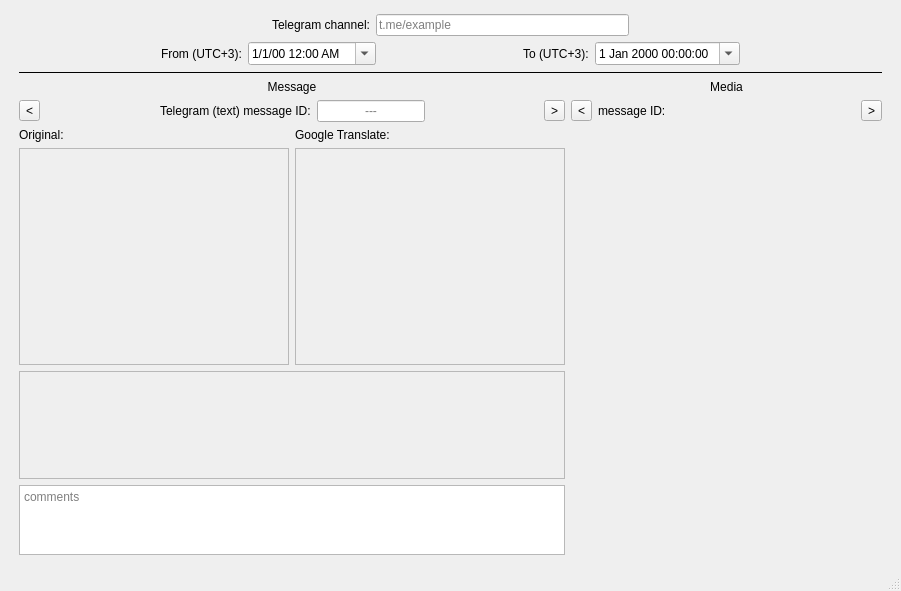
<?xml version="1.0" encoding="UTF-8"?>
<ui version="4.0">
 <class>MainWindow</class>
 <widget class="QMainWindow" name="MainWindow">
  <property name="geometry">
   <rect>
    <x>0</x>
    <y>0</y>
    <width>901</width>
    <height>591</height>
   </rect>
  </property>
  <property name="focusPolicy">
   <enum>Qt::StrongFocus</enum>
  </property>
  <property name="windowTitle">
   <string>MainWindow</string>
  </property>
  <widget class="QWidget" name="centralwidget">
   <layout class="QGridLayout" name="gridLayout">
    <item row="1" column="2">
     <layout class="QGridLayout" name="Main_layout" rowstretch="0,0,0,0,0,0,10,5,2" columnstretch="0,0,5">
      <property name="leftMargin">
       <number>10</number>
      </property>
      <property name="topMargin">
       <number>5</number>
      </property>
      <property name="rightMargin">
       <number>10</number>
      </property>
      <property name="bottomMargin">
       <number>5</number>
      </property>
      <item row="5" column="0">
       <widget class="QLabel" name="orig_lbl">
        <property name="text">
         <string>Original:</string>
        </property>
       </widget>
      </item>
      <item row="4" column="0" colspan="2">
       <layout class="QHBoxLayout" name="msg_info_layout" stretch="0,10,0,0,10,0">
        <item>
         <widget class="QToolButton" name="prev_msg_btn">
          <property name="text">
           <string>&lt;</string>
          </property>
         </widget>
        </item>
        <item>
         <spacer name="horizontalspacer1_msginfo">
          <property name="orientation">
           <enum>Qt::Horizontal</enum>
          </property>
          <property name="sizeHint" stdset="0">
           <size>
            <width>40</width>
            <height>20</height>
           </size>
          </property>
         </spacer>
        </item>
        <item>
         <widget class="QLabel" name="msg_ids_lbl">
          <property name="text">
           <string>Telegram (text) message ID:</string>
          </property>
         </widget>
        </item>
        <item>
         <widget class="QLineEdit" name="msg_id">
          <property name="alignment">
           <set>Qt::AlignCenter</set>
          </property>
          <property name="placeholderText">
           <string>---</string>
          </property>
         </widget>
        </item>
        <item>
         <spacer name="horizontalspacer3_msginfo">
          <property name="orientation">
           <enum>Qt::Horizontal</enum>
          </property>
          <property name="sizeHint" stdset="0">
           <size>
            <width>40</width>
            <height>20</height>
           </size>
          </property>
         </spacer>
        </item>
        <item>
         <widget class="QToolButton" name="next_msg_btn">
          <property name="text">
           <string>&gt;</string>
          </property>
         </widget>
        </item>
       </layout>
      </item>
      <item row="0" column="0" colspan="3">
       <layout class="QHBoxLayout" name="chnl_layout">
        <item>
         <spacer name="left_chnl_spacer">
          <property name="orientation">
           <enum>Qt::Horizontal</enum>
          </property>
          <property name="sizeHint" stdset="0">
           <size>
            <width>40</width>
            <height>20</height>
           </size>
          </property>
         </spacer>
        </item>
        <item>
         <widget class="QLabel" name="chnl_lbl">
          <property name="maximumSize">
           <size>
            <width>16777215</width>
            <height>25</height>
           </size>
          </property>
          <property name="text">
           <string>Telegram channel:</string>
          </property>
         </widget>
        </item>
        <item>
         <widget class="QLineEdit" name="chnl">
          <property name="styleSheet">
           <string notr="true"/>
          </property>
          <property name="placeholderText">
           <string>t.me/example</string>
          </property>
         </widget>
        </item>
        <item>
         <spacer name="right_chnl_spacer">
          <property name="orientation">
           <enum>Qt::Horizontal</enum>
          </property>
          <property name="sizeHint" stdset="0">
           <size>
            <width>40</width>
            <height>20</height>
           </size>
          </property>
         </spacer>
        </item>
       </layout>
      </item>
      <item row="3" column="2" rowspan="6">
       <layout class="QVBoxLayout" name="media_layout" stretch="0,0,5">
        <item>
         <widget class="QLabel" name="media_lbl">
          <property name="text">
           <string>Media</string>
          </property>
          <property name="alignment">
           <set>Qt::AlignCenter</set>
          </property>
         </widget>
        </item>
        <item>
         <layout class="QHBoxLayout" name="media_info_layout">
          <item>
           <widget class="QToolButton" name="prev_media_btn">
            <property name="text">
             <string>&lt;</string>
            </property>
           </widget>
          </item>
          <item>
           <widget class="QLabel" name="media_id_lbl">
            <property name="text">
             <string>message ID:</string>
            </property>
           </widget>
          </item>
          <item>
           <widget class="QLabel" name="media_id">
            <property name="text">
             <string/>
            </property>
           </widget>
          </item>
          <item>
           <widget class="QToolButton" name="next_media_btn">
            <property name="text">
             <string>&gt;</string>
            </property>
           </widget>
          </item>
         </layout>
        </item>
        <item>
         <widget class="QStackedWidget" name="media_box">
          <property name="currentIndex">
           <number>1</number>
          </property>
          <widget class="QWidget" name="label">
           <layout class="QVBoxLayout" name="verticalLayout">
            <item>
             <widget class="QLabel" name="label_2">
              <property name="text">
               <string/>
              </property>
             </widget>
            </item>
           </layout>
          </widget>
          <widget class="Media_Player" name="movie"/>
         </widget>
        </item>
       </layout>
      </item>
      <item row="7" column="0" colspan="2">
       <widget class="QScrollArea" name="tag_scroll_area">
        <property name="horizontalScrollBarPolicy">
         <enum>Qt::ScrollBarAlwaysOff</enum>
        </property>
        <property name="widgetResizable">
         <bool>true</bool>
        </property>
        <widget class="QWidget" name="scrollAreaWidgetContents_3">
         <property name="geometry">
          <rect>
           <x>0</x>
           <y>0</y>
           <width>548</width>
           <height>88</height>
          </rect>
         </property>
         <layout class="QGridLayout" name="gridLayout_2"/>
        </widget>
       </widget>
      </item>
      <item row="1" column="0" colspan="3">
       <layout class="QHBoxLayout" name="date_rng_layout">
        <item>
         <spacer name="left_date_rng_spacer">
          <property name="orientation">
           <enum>Qt::Horizontal</enum>
          </property>
          <property name="sizeHint" stdset="0">
           <size>
            <width>40</width>
            <height>20</height>
           </size>
          </property>
         </spacer>
        </item>
        <item>
         <widget class="QLabel" name="date_from_lbl">
          <property name="maximumSize">
           <size>
            <width>16777215</width>
            <height>25</height>
           </size>
          </property>
          <property name="text">
           <string>From (UTC+3):</string>
          </property>
         </widget>
        </item>
        <item>
         <widget class="QDateTimeEdit" name="date_from">
          <property name="displayFormat">
           <string>M/d/yy h:mm AP</string>
          </property>
          <property name="calendarPopup">
           <bool>true</bool>
          </property>
         </widget>
        </item>
        <item>
         <spacer name="center_date_rng_spacer">
          <property name="orientation">
           <enum>Qt::Horizontal</enum>
          </property>
          <property name="sizeHint" stdset="0">
           <size>
            <width>40</width>
            <height>20</height>
           </size>
          </property>
         </spacer>
        </item>
        <item>
         <widget class="QLabel" name="date_to_lbl">
          <property name="maximumSize">
           <size>
            <width>16777215</width>
            <height>25</height>
           </size>
          </property>
          <property name="text">
           <string>To (UTC+3):</string>
          </property>
         </widget>
        </item>
        <item>
         <widget class="QDateTimeEdit" name="date_to">
          <property name="calendarPopup">
           <bool>true</bool>
          </property>
         </widget>
        </item>
        <item>
         <spacer name="right_date_rng_spacer">
          <property name="orientation">
           <enum>Qt::Horizontal</enum>
          </property>
          <property name="sizeHint" stdset="0">
           <size>
            <width>40</width>
            <height>20</height>
           </size>
          </property>
         </spacer>
        </item>
       </layout>
      </item>
      <item row="6" column="1">
       <widget class="QScrollArea" name="trans_scroll">
        <property name="minimumSize">
         <size>
          <width>270</width>
          <height>0</height>
         </size>
        </property>
        <property name="widgetResizable">
         <bool>true</bool>
        </property>
        <property name="alignment">
         <set>Qt::AlignLeading|Qt::AlignLeft|Qt::AlignTop</set>
        </property>
        <widget class="QWidget" name="scrollAreaWidgetContents">
         <property name="geometry">
          <rect>
           <x>0</x>
           <y>0</y>
           <width>268</width>
           <height>177</height>
          </rect>
         </property>
        </widget>
       </widget>
      </item>
      <item row="6" column="0">
       <widget class="QScrollArea" name="orig_scroll">
        <property name="minimumSize">
         <size>
          <width>270</width>
          <height>0</height>
         </size>
        </property>
        <property name="frameShadow">
         <enum>QFrame::Sunken</enum>
        </property>
        <property name="widgetResizable">
         <bool>true</bool>
        </property>
        <property name="alignment">
         <set>Qt::AlignLeading|Qt::AlignLeft|Qt::AlignTop</set>
        </property>
        <widget class="QWidget" name="scrollAreaWidgetContents_2">
         <property name="geometry">
          <rect>
           <x>0</x>
           <y>0</y>
           <width>268</width>
           <height>177</height>
          </rect>
         </property>
        </widget>
       </widget>
      </item>
      <item row="8" column="0" colspan="2">
       <widget class="QPlainTextEdit" name="comment_box">
        <property name="maximumBlockCount">
         <number>0</number>
        </property>
        <property name="placeholderText">
         <string>comments</string>
        </property>
       </widget>
      </item>
      <item row="3" column="0" colspan="2">
       <widget class="QLabel" name="msg_lbl">
        <property name="text">
         <string>Message</string>
        </property>
        <property name="alignment">
         <set>Qt::AlignCenter</set>
        </property>
       </widget>
      </item>
      <item row="2" column="0" colspan="3">
       <widget class="Line" name="line">
        <property name="styleSheet">
         <string notr="true"/>
        </property>
        <property name="frameShadow">
         <enum>QFrame::Plain</enum>
        </property>
        <property name="orientation">
         <enum>Qt::Horizontal</enum>
        </property>
       </widget>
      </item>
      <item row="5" column="1">
       <widget class="QLabel" name="trans_lbl">
        <property name="text">
         <string>Google Translate:</string>
        </property>
       </widget>
      </item>
     </layout>
    </item>
   </layout>
  </widget>
  <widget class="QStatusBar" name="statusbar"/>
  <action name="actionTags">
   <property name="text">
    <string>Tags</string>
   </property>
  </action>
  <action name="actionChannels">
   <property name="text">
    <string>Channels</string>
   </property>
  </action>
  <action name="actionWorking_Directory">
   <property name="text">
    <string>Working Directory</string>
   </property>
  </action>
  <action name="actiontest">
   <property name="text">
    <string>test</string>
   </property>
  </action>
  <action name="actiontest_2">
   <property name="text">
    <string>test</string>
   </property>
  </action>
  <action name="actionChannels_3">
   <property name="text">
    <string>Channels</string>
   </property>
  </action>
  <action name="actionTags_3">
   <property name="text">
    <string>Tags</string>
   </property>
  </action>
  <action name="actionChannels_2">
   <property name="text">
    <string>Channels</string>
   </property>
  </action>
  <action name="actionTags_2">
   <property name="text">
    <string>Tags</string>
   </property>
  </action>
 </widget>
 <customwidgets>
  <customwidget>
   <class>Media_Player</class>
   <extends>QWidget</extends>
   <header>Main.h</header>
   <container>1</container>
  </customwidget>
 </customwidgets>
 <resources/>
 <connections/>
</ui>
